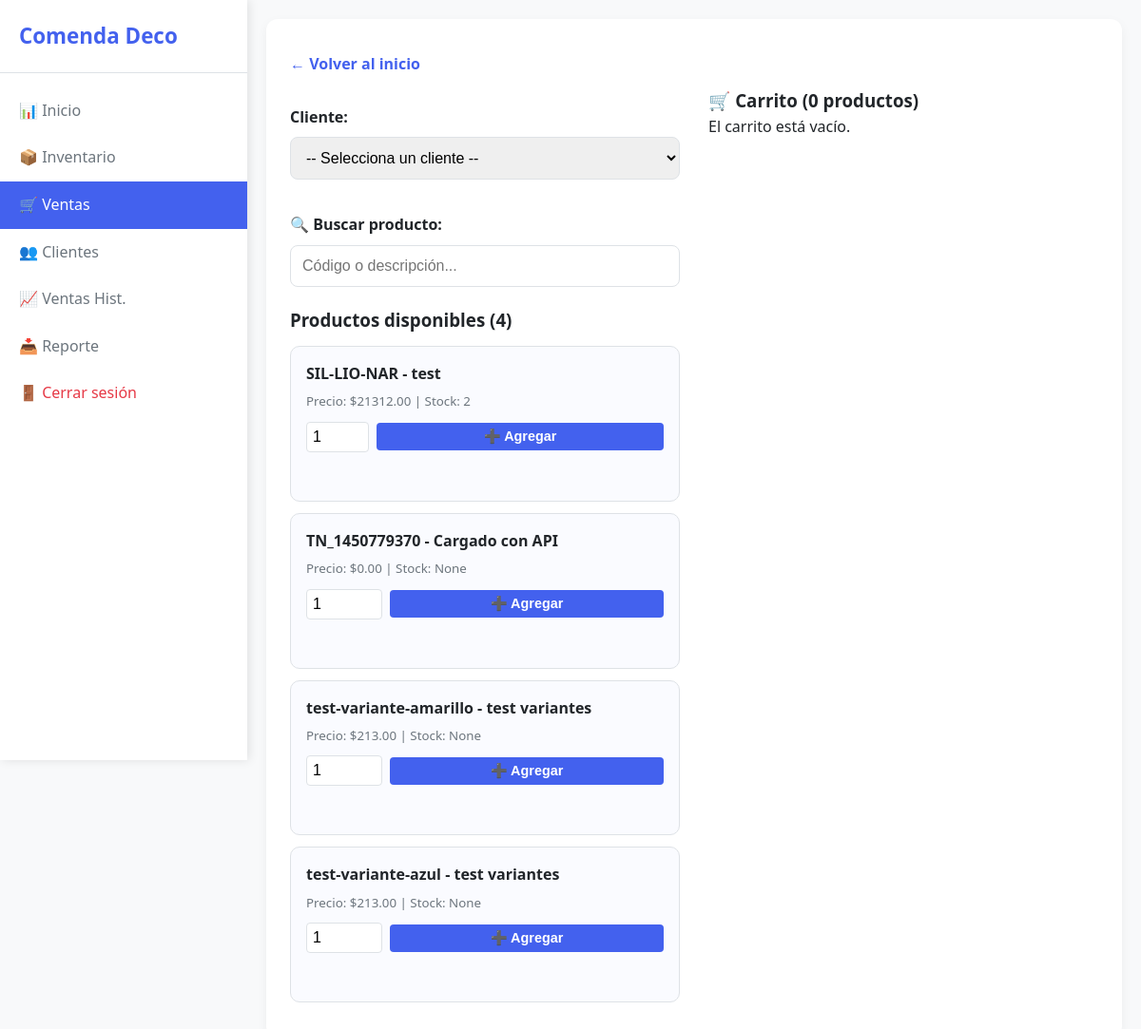
Page /ventas (signed in) on the earlier database version.
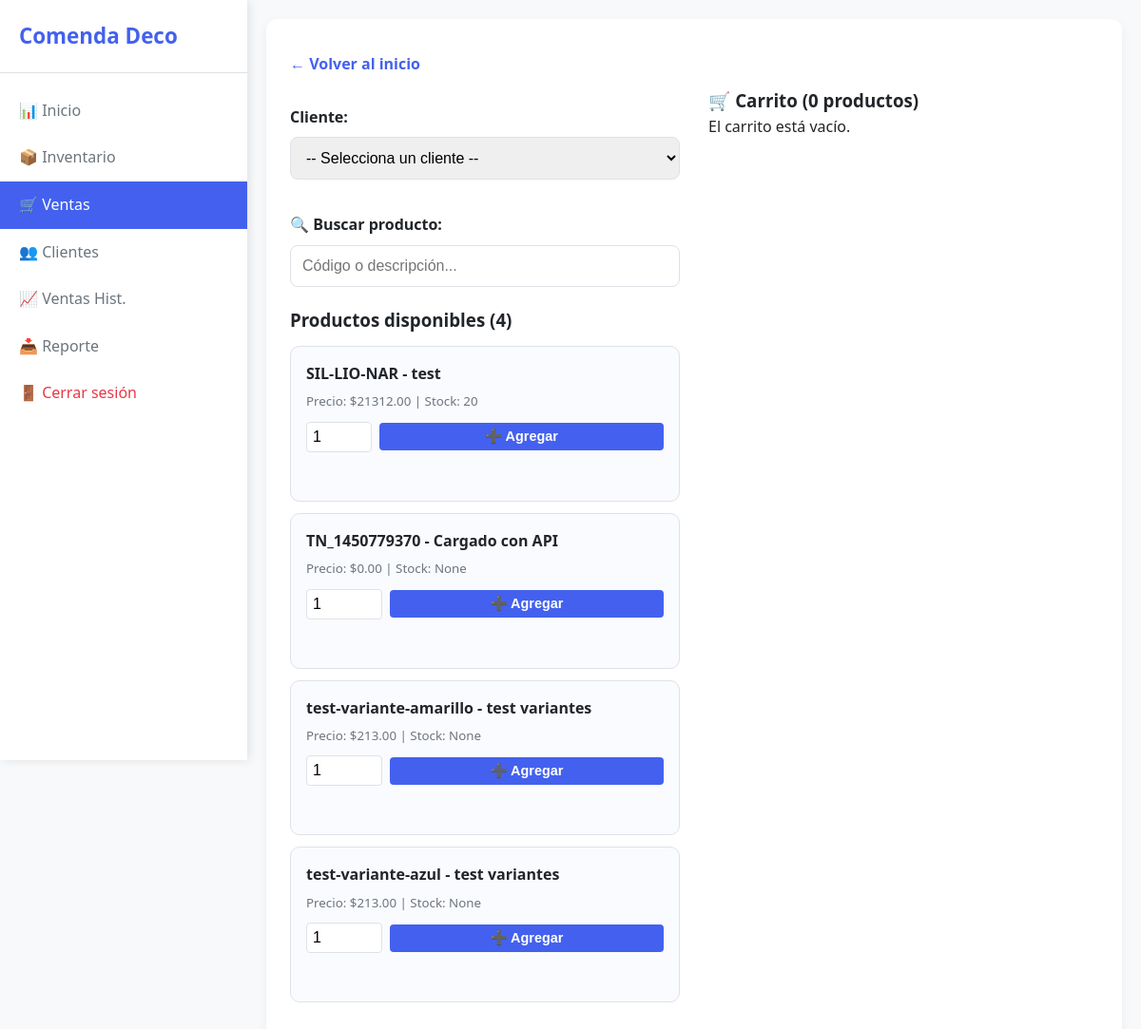
Same page on the later database version.
### tables this page shows
CREATE TABLE productos (
    id INTEGER PRIMARY KEY AUTOINCREMENT,

        sku TEXT NOT NULL UNIQUE,
        descripcion TEXT NOT NULL,

        precio REAL NOT NULL,
        promotional_price TEXT,

        stock INTEGER,

        barcode TEXT,

        variant_id TEXT UNIQUE,
        product_id TEXT,

        activo INTEGER NOT NULL DEFAULT 1,
        fecha_creacion DATETIME DEFAULT CURRENT_TIMESTAMP,
        
        imagen_url TEXT
    );

### routes/ventas.py (the view)
@ventas_bp.route('/ventas')
@login_required
def ventas():
    cliente_id = session.get('cliente_id_seleccionado')
    conn = sqlite3.connect('negocio.db')
    clientes  = conn.execute("SELECT id, nombre FROM clientes").fetchall()
    productos = conn.execute(
        "SELECT id, sku, descripcion, precio, stock FROM productos WHERE stock > 0 OR stock IS NULL"
    ).fetchall()
    conn.close()
    carrito = session.get('carrito', [])
    total   = sum(item['precio'] * item['cantidad'] for item in carrito)
    return render_template('ventas.html', clientes=clientes, productos=productos,
                           carrito=carrito, total=total,
                           cliente_id_seleccionado=cliente_id)

### routes/__init__.py (called while the page is built)
def login_required(f):
    @wraps(f)
    def decorated_function(*args, **kwargs):
        if 'user_id' not in session:
            return redirect(url_for('auth.login'))
        return f(*args, **kwargs)
    return decorated_function

### templates/ventas.html (shortened to what this page needs)
<!DOCTYPE html>
<html>
<head>
  <link rel="stylesheet" href="{{ url_for('static', filename='style.css') }}">
</head>
<body>
  <div class="layout">
    <div class="sidebar">
      <h2><span> Comenda Deco</span></h2>
      <a href="/"><span>📊 Inicio</span></a>
      <a href="/inventario"><span>📦 Inventario</span></a>
      <a href="/ventas" class="active"><span>🛒 Ventas</span></a>
      <a href="/clientes"><span>👥 Clientes</span></a>
      <a href="/ventas_historial"><span>📈 Ventas Hist.</span></a>
      <a href="/reporte/excel"><span>📥 Reporte</span></a>
      <a href="/logout" style="margin-top: auto; color: #e63946;"><span>🚪 Cerrar sesión</span></a>
    </div>
    <div class="main-content">
      <main>
        <a href="/" class="back-link">← Volver al inicio</a>
        <div style="display: flex; gap: 30px; flex-wrap: wrap;">
          <div style="flex: 1; min-width: 300px;">
            <form method="post" action="/guardar_cliente" style="margin-bottom: 20px;">
              <label for="cliente">Cliente:</label>
              <select name="cliente_id" id="cliente" required onchange="this.form.submit()">
                <option value="">-- Selecciona un cliente --</option>
              </select>
            </form>
            <div style="margin: 20px 0;">
              <label for="search-productos" style="display: block; margin-bottom: 8px; font-weight: 600;">🔍 Buscar
                producto:</label>
              <input type="text" id="search-productos" placeholder="Código o descripción..."
                style="width: 100%; padding: 12px; border: 1px solid #dee2e6; border-radius: 8px; font-size: 1rem;">
            </div>
            <h3>Productos disponibles ({{ productos|length }})</h3>
            <div id="productos-lista">
              {% for p in productos %}
              <div class="product-card" data-codigo="{{ p[1] }}" data-descripcion="{{ p[2] }}">
                <strong>{{ p[1] }} - {{ p[2] }}</strong>
                <small>Precio: ${{ "%.2f"|format(p[3]) }} | Stock: {{ p[4] }}</small>
                <form method="post" action="/agregar_al_carrito"
                  style="margin-top: 10px; display: flex; align-items: center; gap: 8px;">
                  <input type="number" name="cantidad" min="1" max="{{ p[4] }}" value="1"
                    style="width: 80px; padding: 6px; border: 1px solid #dee2e6; border-radius: 4px;" required>
                  <button type="submit"
                    style="padding: 6px 12px; background: #4361ee; color: white; border: none; border-radius: 4px; cursor: pointer; font-size: 0.9rem;">➕
                    Agregar</button>
                </form>
              </div>
              {% endfor %}
            </div>
          </div>
          <div style="flex: 1; min-width: 300px;">
            <h3>🛒 Carrito ({{ carrito|length }} productos)</h3>
            {% if carrito %}
            <div
              style="max-height: 400px; overflow-y: auto; border: 1px solid #dee2e6; border-radius: 8px; padding: 10px;">
              {% for item in carrito %}
              <div class="carrito-item">
                <div class="carrito-item-info">
                  <strong>{{ item.descripcion }} ({{ item.codigo }})</strong><br>
                  <form method="post" action="/actualizar_precio_carrito" style="display: inline; margin-right: 10px;">
                    <input type="hidden" name="index" value="{{ loop.index0 }}">
                    <input type="number" name="nuevo_precio" value="{{ '%.2f'|format(item.precio) }}" step="0.01"
                      min="0.01"
                      style="width: 80px; padding: 4px; font-size: 0.9rem; border: 1px solid #ccc; border-radius: 4px;"
                      required>
                    <button type="submit" class="btn-small btn-edit" style="padding: 4px 8px;">✏️</button>
                  </form>
                  x {{ item.cantidad }} = ${{ "%.2f"|format(item.precio * item.cantidad) }}
                </div>
                <div class="carrito-item-actions">
                  <form method="post" action="/actualizar_carrito" style="display: inline; margin-right: 8px;">
                    <input type="hidden" name="index" value="{{ loop.index0 }}">
                    <input type="number" name="cantidad" value="{{ item.cantidad }}" min="1"
                      style="width: 60px; padding: 4px;" required>
                    <button type="submit" class="btn-small btn-edit">🔄</button>
                  </form>
                  <a href="/eliminar_del_carrito/{{ loop.index0 }}" class="btn-small btn-delete"
                    onclick="return confirm('¿Eliminar del carrito?')">🗑️</a>
                </div>
              </div>
              {% endfor %}
            </div>
            <div style="margin-top: 15px; font-size: 1.4rem; font-weight: bold;">
              Total: ${{ "%.2f"|format(total) }}
            </div>
            {% if cliente_id_seleccionado and carrito %}
            <a href="/seleccionar_pago" style="display: block; margin-top: 15px; background: #2ecc71; color: white; padding: 12px 25px;
            font-size: 1.1rem; text-decoration: none; border-radius: 8px; text-align: center; font-weight: bold;">
              💳 Seleccionar Método de Pago
            </a>
            {% elif cliente_id_seleccionado %}
            <p style="color: #e63946; margin-top: 15px;">⚠️ Agrega productos al carrito para continuar.</p>
            {% else %}
            <p style="color: #e63946; margin-top: 15px;">⚠️ Selecciona un cliente para continuar.</p>
            {% endif %}
            <a href="/vaciar_carrito"
              style="display: block; margin-top: 10px; color: #6c757d; text-decoration: none; text-align: center;">
              🗑️ Vaciar carrito
            </a>
            {% else %}
            <p>El carrito está vacío.</p>
            {% endif %}
          </div>
        </div>
      </main>
    </div>
</body>
</html>

### static/style.css (style rules this page uses)
:root { --primary: #4361ee; --primary-dark: #3a56d4; --success: #2ecc71; --danger: #e63946; --light: #f8f9fa; --dark: #212529; --gray: #6c757d; --border: #dee2e6; }
* { margin: 0; padding: 0; box-sizing: border-box; }
body { font-family: 'Segoe UI', Tahoma, Geneva, Verdana, sans-serif; background-color: var(--light); color: var(--dark); line-height: 1.6; }
main { background: white; border-radius: 12px; padding: 25px; box-shadow: 0 4px 12px rgba(0,0,0,0.05); }
h2 { margin-bottom: 20px; color: var(--dark); font-size: 1.6rem; }
form { margin: 20px 0; }
form label { display: block; margin: 15px 0 8px; font-weight: 600; }
form input, form select, form button { width: 100%; padding: 12px; margin-bottom: 15px; border: 1px solid var(--border); border-radius: 8px; font-size: 1rem; }
form button { background: var(--primary); color: white; border: none; cursor: pointer; font-weight: 600; transition: background 0.3s; }
.product-card { border: 1px solid var(--border); border-radius: 10px; padding: 16px; margin: 12px 0; background: #fafbff; }
.product-card strong { color: var(--dark); display: block; margin-bottom: 6px; }
.product-card small { color: var(--gray); display: block; margin: 4px 0; }
.back-link { display: inline-block; margin: 10px 0; color: var(--primary); text-decoration: none; font-weight: 600; }
.layout { display: flex; min-height: 100vh; }
.sidebar { width: 260px; background: white; box-shadow: 2px 0 10px rgba(0,0,0,0.1); padding: 20px 0; position: fixed; top: 0; left: 0; height: 100vh; overflow-y: auto; z-index: 1000; transition: transform 0.3s ease; }
.sidebar h2 { padding: 0 20px 20px; font-size: 1.4rem; color: var(--primary); border-bottom: 1px solid var(--border); margin-bottom: 15px; }
.sidebar a { display: flex; align-items: center; padding: 12px 20px; text-decoration: none; color: var(--gray); transition: all 0.2s; }
.sidebar a:hover, .sidebar a.active { background: var(--primary); color: white; }
.main-content { flex: 1; margin-left: 260px; padding: 20px; }

Differences in the rows shown:
changed productos "SIL-LIO-NAR": stock "2" → "20"
